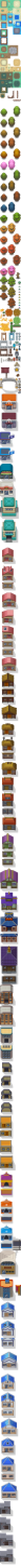
#> input picture ASSETTILESPOKEMONV2/tilesets/exterieurs/dppt-exterieurs_akizakura16.png, 256 x 18848 px (shown at 1/13 size)
$ python build_v2_tiles.py
#> lines starting #> are read from the running program, lines starting #| are printed output that depends on the picture; after the words box and inside, x2 and y2 are one past the last pixel; in counts of white or black regions, pixels touching at a corner belong together
#!/usr/bin/env python3
"""Planches de cases « V2 » pour le créateur de cartes (builder.html).

Lit les planches déposées dans ASSETTILESPOKEMONV2/ et les écrit, propres, dans public/assets/v2/ :
- cases de 16 px (les planches d'ekat99, dessinées en 16 px puis agrandies x2, sont remises à l'échelle) ;
- un catalogue public/assets/v2/catalog.json : pour chaque planche, son nom, sa taille en cases et la liste
  des cases vides (transparentes, ou barrées d'une croix rouge par l'auteur) que la palette n'affiche pas.

Usage : python3 scripts/build_v2_tiles.py
"""
import json
from pathlib import Path

import numpy as np
from PIL import Image
from scipy import ndimage

ROOT = Path(__file__).resolve().parent.parent
SRC = ROOT / 'ASSETTILESPOKEMONV2'
OUT = ROOT / 'public' / 'assets' / 'v2'
TILE = 16

# (identifiant, nom affiché dans la palette, fichier source, facteur de réduction, auteur, génération : 4 = DS
# (Diamant / Perle / HeartGold) : les planches Gen 3 et Gen 5 ont été retirées (styles incompatibles)[, fond à
# retirer]). Fond : un ensemble de
# couleurs (damier peint à la place de la transparence, retiré partout) ou 'blanc' (le blanc relié aux bords).
RMXP_FILL = {(255, 245, 104), (255, 0, 255), (240, 91, 161)}
JUSTIN = 'tilesets/mixtes/dppt-hgss-complet_justin8964.png'
KYLE = 'tilesets/batiments/sinnoh-batiments-objets_kyle-dove.png'
SHEETS = [
    # tilesets/exterieurs, batiments, interieurs, mixtes, vehicules : planches Gen 4 rangées par usage principal
    # (voir ASSETTILESPOKEMONV2/README.md). Elles nourrissent la bibliothèque par type (scripts/build_g4_library.py).
    ('dppt', 'Extérieurs Diamant / Perle', 'tilesets/exterieurs/dppt-exterieurs_akizakura16.png', 2, 'akizakura16', 4),
    ('dppt-int', 'Intérieurs Diamant / Perle', 'tilesets/interieurs/dppt-interieurs_akizakura16.png', 2, 'akizakura16', 4),
    ('hgss-int', 'Chambre HeartGold / SoulSilver', 'tilesets/interieurs/chambre-hgss_ultimatetraveler.png', 1,
     'ultimatetraveler', 4, {(204, 204, 204), (178, 178, 178)}),
    ('ds-justin', 'Grande planche DPPt + HGSS (justin8964)', JUSTIN, 1, 'justin8964', 4, {(167, 167, 167), (220, 220, 220)}),
    ('sinnoh-kyle', 'Sinnoh : bâtiments et objets (Kyle-Dove)', KYLE, 1, 'Kyle-Dove / Speedialga', 4, 'blanc'),
    # Compilation « Ready to use Tilesets » d'Aki (eeveeexpo.com/resources/15, voir credits/eeveeexpo.txt) : chaque
    # planche est à créditer à son artiste (pas au compilateur).
    ('jesus-1', 'JesusCarrasco — nature verte', 'tilesets/exterieurs/nature-verte_jesuscarrasco.png', 2, 'JesusCarrasco', 4),
    ('jesus-2', 'JesusCarrasco — nature rouge (automne)', 'tilesets/exterieurs/nature-automne_jesuscarrasco.png', 2, 'JesusCarrasco', 4),
    ('jesus-3', 'JesusCarrasco — intérieurs', 'tilesets/interieurs/interieurs_jesuscarrasco.png', 2, 'JesusCarrasco', 4),
    ('kaliser', 'Kaliser — ville et nature', 'tilesets/exterieurs/ville-nature_kaliser.png', 2, 'Kaliser', 4),
    ('kyle-ext', 'Kyle-Dove — extérieurs', 'tilesets/exterieurs/nature-ville_kyle-dove.png', 2, 'Kyle-Dove', 4),
    ('lotus-1', 'LotusKing — arbres, clôtures, centres', 'tilesets/exterieurs/arbres-clotures-centres_lotusking.png', 2, 'LotusKing', 4),
    ('lotus-2', 'LotusKing — arbres, clôtures, centres (variante)',
     'tilesets/exterieurs/arbres-clotures-centres_lotusking-variante.png', 2, 'LotusKing', 4),
    ('lotus-aigue', 'LotusKing / Aigue--marine — maisons', 'tilesets/batiments/maisons_lotusking-aigue-marine.png', 2,
     'Aigue--marine / LotusKing', 4),
    ('wilson-1', 'WilsonScarloxy — nature et maisons', 'tilesets/exterieurs/nature-maisons_wilsonscarloxy.png', 2, 'WilsonScarloxy', 4),
    ('wilson-2', 'WilsonScarloxy — ville', 'tilesets/batiments/ville_wilsonscarloxy.png', 2, 'WilsonScarloxy', 4),
    # Planches RMXP « Buildings / Nature / Urban » (cases de 16 px ; le vide est peint en jaune, magenta ou rose).
    ('rmxp-batiments', 'Bâtiments DS : arènes, centres, maisons (RMXP)', 'tilesets/batiments/batiments-rmxp.png', 1, '', 4, RMXP_FILL),
    ('rmxp-nature', 'Nature DS : sols, arbres, fleurs, rochers (RMXP)', 'tilesets/exterieurs/nature-rmxp.png', 1, '', 4, RMXP_FILL),
    ('rmxp-urbain', 'Ville DS : routes, clôtures, mobilier (RMXP)', 'tilesets/exterieurs/urbain-rmxp.png', 1, '', 4, RMXP_FILL),
    # Gen 4 Pack (Magiscarf, WesleyFG, SailorVicious, Kyle-Dove… voir credits/gen4-pack.txt) : dessiné en 32 px.
    ('g4-pack', 'Gen 4 Pack : nature, neige, chemins', 'tilesets/exterieurs/gen4-pack-exterieurs.png', 2, 'Gen 4 Pack (voir CREDITS)', 4),
    ('jared-bateaux', 'Bateaux, ferries et cargos (terriblejared)', 'tilesets/vehicules/bateaux-ferries_terriblejared.png', 1,
     'terriblejared', 4),
    ('jared-camping', 'Camping, caravanes, tentes et nature (terriblejared)',
     'tilesets/vehicules/camping-caravanes_terriblejared.png', 1, 'terriblejared', 4),
    # Pokémon Gaia Project (PixelMister, d'après zetavares852 ; voir credits/gaia-pixelmister.txt) : cases de 16 px.
    # Le rêve de la fin du jeu (scripts/build_reve.py, qui les copie aussi lui-même).
    ('gaia-distorsion', 'Gaia Project : Monde Distorsion (PixelMister)',
     'tilesets/exterieurs/monde-distorsion_gaia-pixelmister.png', 1, 'Gaia Project (PixelMister)', 4),
    ('gaia-colonne', 'Gaia Project : ruines de la Colonne Lance (PixelMister)',
     'tilesets/exterieurs/colonne-lance-ruines_gaia-pixelmister.png', 1, 'Gaia Project (PixelMister)', 4),
]


def is_red(p):
    r, g, b, a = p
    return a > 0 and r > 180 and g < 90 and b < 90


def is_blank(p):
    r, g, b, a = p
    return a < 16 or (r > 235 and g > 235 and b > 235)


def remove_background(img, bg):
    """Fond retiré : couleurs d'un damier peint (partout), ou blanc relié aux bords de la planche."""
    a = np.array(img.convert('RGBA'))
    rgb = a[:, :, :3].astype(int)
    if bg == 'blanc':
        white = (rgb >= 250).all(axis=2)
        labels, _ = ndimage.label(white)
        edge = set(np.unique(np.concatenate([labels[0], labels[-1], labels[:, 0], labels[:, -1]]))) - {0}
        mask = np.isin(labels, list(edge))
    else:
        mask = np.zeros(rgb.shape[:2], bool)
        for color in bg:
            mask |= (rgb == color).all(axis=2)
    a[mask] = 0
    return Image.fromarray(a)


def empty_tiles(img):
    """Numéros des cases vides d'une planche (voir empty_tile), calculés d'un coup."""
    a = np.array(img.convert('RGBA')).astype(int)
    rows, cols = a.shape[0] // TILE, a.shape[1] // TILE
    t = a[:rows * TILE, :cols * TILE].reshape(rows, TILE, cols, TILE, 4).transpose(0, 2, 1, 3, 4).reshape(rows, cols, -1, 4)
    r, g, b, al = t[..., 0], t[..., 1], t[..., 2], t[..., 3]
    blank = (al < 16) | ((r > 235) & (g > 235) & (b > 235))
    red = (al > 0) & (r > 180) & (g < 90) & (b < 90)
    n = TILE * TILE
    empty = (blank.sum(-1) == n) | ((red.sum(-1) >= 20) & (red.sum(-1) + blank.sum(-1) >= n - 4))
    return [int(i) for i in np.flatnonzero(empty.reshape(-1))]


# [8 lines left out: function empty_tile, not called in this run]


# Objets isolés sur des planches non quadrillées (fond blanc ou décalés) : détourés et rangés, calés sur la grille,
# dans la planche « objets » : (nom, fichier source, rectangles x0, y0, x1, y1 en pixels — plusieurs morceaux sont
# recollés côte à côte —, auteur, largeur en cases imposée ou None). L'objet est centré en bas de son bloc : une
# largeur paire centre un arbre sur une limite de cases (pour un bloc de 2 x 2), impaire sur une case.
OBJECTS = [
    # Le yacht blanc, proue vers la gauche (le ferry de Fort-de-France, amarré au ponton).
    ('ferry', KYLE, [(480, 405, 603, 450)], 'Kyle-Dove / Speedialga', None),
    ('palmier', JUSTIN, [(193, 1, 239, 48)], 'justin8964', 4),          # grand palmier DS (bloc de 2 x 2)
    ('palmier-petit', JUSTIN, [(261, 61, 299, 112)], 'justin8964', 3),  # palmier fin (une case)
    ('voilier', JUSTIN, [(642, 4, 731, 81)], 'justin8964', None),
    ('arbre', JUSTIN, [(2, 1, 46, 48)], 'justin8964', 4),               # arbre rond DS (bloc de 2 x 2)
    ('arbre-3', JUSTIN, [(2, 1, 46, 48)], 'justin8964', 3),             # le même, centré sur 3 cases
    # Ponton en planches transversales, poteaux sur les bords (3 x 3 cases, à répéter).
    ('ponton', KYLE, [(7, 808, 55, 856)], 'Kyle-Dove / Speedialga', 3),
    ('mer', JUSTIN, [(848, 272, 880, 304)], 'Dewitty (justin8964)', 2),  # mer DS, motif de 2 x 2 cases (pleine)
]


# Fonds à retirer autour des objets : blanc, et le damier gris des planches de justin8964.
BACKGROUNDS = {(167, 167, 167), (220, 220, 220)}


# [87 lines left out: functions cut_out, fill_tile, build_objects, not called in this run]


# Autotiles RMXP du Gen 4 Pack (hautes herbes, chemin de terre, herbe enneigée : blocs de 3 x 4 cases une fois réduits ;
# fleurs : 4 images d'animation ; reflets de l'eau) rangés dans une planche « autotiles ».
AUTOTILES = ['grass', 'dirt path', 'snow grass', 'Flowers1', 'Flowers2', 'water shine']
# Le liseré d'herbe claire (vert-jaune) des hautes herbes et du chemin de terre du Gen 4 Pack, au vert de la planche
# Diamant / Perle (raccord avec son herbe) : toute nuance claire et jaunâtre devient l'herbe DPPt.
# [34 lines left out: functions g4_grass_to_dppt, build_autotiles, not called in this run]


# Planches d'intérieurs de la palette du créateur : sans ombres portées (pixels noirs semi-transparents), comme les
# intérieurs du jeu (build_interiors.py no_shadow) et l'extérieur (remove_shadows.py) : une seule direction artistique.
NO_SHADOW = {'dppt-int', 'hgss-int', 'jesus-3'}


def without_shadows(img):
    a = np.array(img)
    shadow = (a[..., 3] > 0) & (a[..., 3] < 255) & (a[..., :3].astype(int).sum(-1) < 40)
    a[shadow] = 0
    return Image.fromarray(a)


def main():
    OUT.mkdir(parents=True, exist_ok=True)
    catalog = []
    for sheet_id, name, filename, scale, author, gen, *bg in SHEETS:
        img = Image.open(SRC / filename).convert('RGBA')
#> img is the input picture: PIL image 256x18848 RGBA; mean R, G, B, A 58.1, 53, 48.5, 127.4
        if bg:
            img = remove_background(img, bg[0])
        if scale > 1:
            img = img.resize((img.width // scale, img.height // scale), Image.NEAREST)
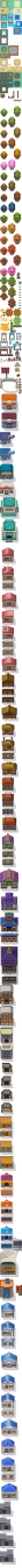
#> img: PIL image 128x9424 RGBA (shown at 1/7 size); mean R, G, B, A 58.1, 53, 48.5, 127.4; transparent parts drawn white
        # Taille arrondie au multiple de 16 au-dessus (le bord de la planche n'est pas perdu).
        cols, rows = -(-img.width // TILE), -(-img.height // TILE)
#> cols = 8; rows = 589
        padded = Image.new('RGBA', (cols * TILE, rows * TILE))
#> padded: PIL image 128x9424 RGBA; every value is 0
        padded.paste(img, (0, 0))
        img = padded
        if sheet_id in NO_SHADOW:
            img = without_shadows(img)
        empty = empty_tiles(img)
#> empty = 1254 values from 83 to 4711
        img.save(OUT / f'{sheet_id}.png', optimize=True)
        catalog.append({'id': sheet_id, 'name': name, 'file': f'{sheet_id}.png', 'cols': cols, 'rows': rows,
                        'empty': empty, 'author': author, 'gen': gen})
        print(f'{sheet_id:10} {cols}x{rows} cases, {len(empty)} vides')
#| dppt       8x589 cases, 1254 vides
#> pass 2 of the loop in main, `for sheet_id, name, filename, scale, author, gen, *bg in SHEETS:`:
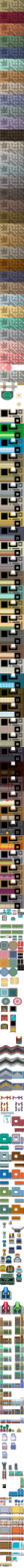
#> input picture ASSETTILESPOKEMONV2/tilesets/interieurs/dppt-interieurs_akizakura16.png, 256 x 17056 px (shown at 1/11 size)
#> in main, img is the input picture: PIL image 256x17056 RGBA; mean R, G, B, A 90.6, 87.4, 77.6, 198.7
#> in main, `img = img.resize((img.width // scale, img.height // scale), Image.NEAR..`:
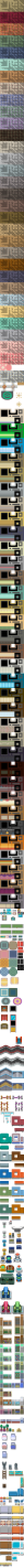
#> img: PIL image 128x8528 RGBA (shown at 1/6 size); mean R, G, B, A 90.6, 87.4, 77.6, 198.7; transparent parts drawn white
#> padded: PIL image 128x8528 RGBA; every value is 0
#> empty = 469 values from 996 to 4263
#| dppt-int   8x533 cases, 469 vides
#> pass 3 of the loop in main, `for sheet_id, name, filename, scale, author, gen, *bg in SHEETS:`:
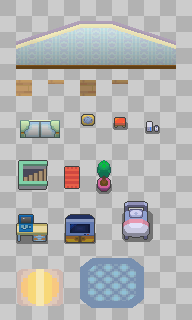
#> input picture ASSETTILESPOKEMONV2/tilesets/interieurs/chambre-hgss_ultimatetraveler.png, 192 x 320 px
#> in main, img is the input picture: PIL image 192x320 RGBA; mean R, G, B, A 180.2, 181.3, 180.4, 255
#> the loop in remove_background, `for color in bg:` made 2 passes
#> pass 1, in remove_background, `mask |= (rgb == color).all(axis=2)`:
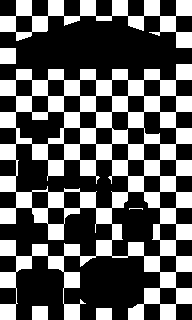
#> mask: shape (320, 192) bool; 36.6% white; 6 white regions (1 under 20 px), largest, box (x1, y1, x2, y2) and area: (0, 64, 192, 320) 18703, (0, 0, 192, 48) 3089, (0, 48, 16, 64) 256, (32, 306, 48, 320) 224, (96, 308, 112, 320) 192
#> in remove_background, `a[mask] = 0`:
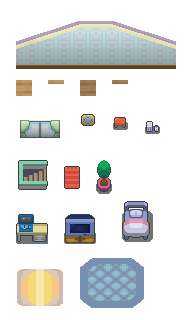
#> a: shape (320, 192, 4); mean R, G, B, A 43.2, 44.2, 43.4, 72.3; transparent parts drawn white
#> padded: PIL image 192x320 RGBA; every value is 0
#> shadow: shape (320, 192) bool; every value is 0
#> empty = 126 values from 0 to 239
#| hgss-int   12x20 cases, 126 vides
#> the loop made 6 passes; the first 3 are shown
    catalog.append(build_objects())
    catalog.append(build_autotiles())
    (OUT / 'catalog.json').write_text(json.dumps({'tile': TILE, 'sheets': catalog}, ensure_ascii=False))


if __name__ == '__main__':
#> (the run stopped early here; a loop or call above may not have finished)
